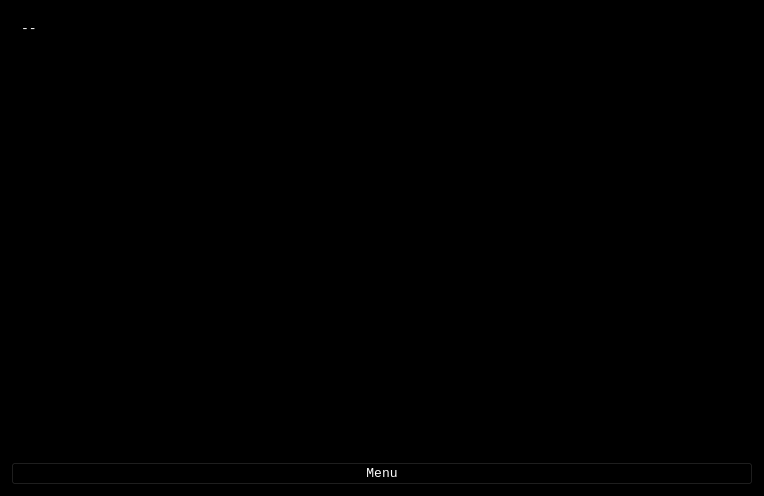
<?xml version="1.0" encoding="UTF-8"?>
<ui version="4.0">
 <class>ViewDebug</class>
 <widget class="QWidget" name="ViewDebug">
  <property name="geometry">
   <rect>
    <x>0</x>
    <y>0</y>
    <width>764</width>
    <height>496</height>
   </rect>
  </property>
  <property name="palette">
   <palette>
    <active>
     <colorrole role="WindowText">
      <brush brushstyle="SolidPattern">
       <color alpha="255">
        <red>255</red>
        <green>255</green>
        <blue>255</blue>
       </color>
      </brush>
     </colorrole>
     <colorrole role="Button">
      <brush brushstyle="SolidPattern">
       <color alpha="255">
        <red>0</red>
        <green>0</green>
        <blue>0</blue>
       </color>
      </brush>
     </colorrole>
     <colorrole role="Light">
      <brush brushstyle="SolidPattern">
       <color alpha="255">
        <red>0</red>
        <green>0</green>
        <blue>0</blue>
       </color>
      </brush>
     </colorrole>
     <colorrole role="Midlight">
      <brush brushstyle="SolidPattern">
       <color alpha="255">
        <red>0</red>
        <green>0</green>
        <blue>0</blue>
       </color>
      </brush>
     </colorrole>
     <colorrole role="Dark">
      <brush brushstyle="SolidPattern">
       <color alpha="255">
        <red>0</red>
        <green>0</green>
        <blue>0</blue>
       </color>
      </brush>
     </colorrole>
     <colorrole role="Mid">
      <brush brushstyle="SolidPattern">
       <color alpha="255">
        <red>0</red>
        <green>0</green>
        <blue>0</blue>
       </color>
      </brush>
     </colorrole>
     <colorrole role="Text">
      <brush brushstyle="SolidPattern">
       <color alpha="255">
        <red>255</red>
        <green>255</green>
        <blue>255</blue>
       </color>
      </brush>
     </colorrole>
     <colorrole role="BrightText">
      <brush brushstyle="SolidPattern">
       <color alpha="255">
        <red>255</red>
        <green>255</green>
        <blue>255</blue>
       </color>
      </brush>
     </colorrole>
     <colorrole role="ButtonText">
      <brush brushstyle="SolidPattern">
       <color alpha="255">
        <red>255</red>
        <green>255</green>
        <blue>255</blue>
       </color>
      </brush>
     </colorrole>
     <colorrole role="Base">
      <brush brushstyle="SolidPattern">
       <color alpha="255">
        <red>0</red>
        <green>0</green>
        <blue>0</blue>
       </color>
      </brush>
     </colorrole>
     <colorrole role="Window">
      <brush brushstyle="SolidPattern">
       <color alpha="255">
        <red>0</red>
        <green>0</green>
        <blue>0</blue>
       </color>
      </brush>
     </colorrole>
     <colorrole role="Shadow">
      <brush brushstyle="SolidPattern">
       <color alpha="255">
        <red>0</red>
        <green>0</green>
        <blue>0</blue>
       </color>
      </brush>
     </colorrole>
     <colorrole role="AlternateBase">
      <brush brushstyle="SolidPattern">
       <color alpha="255">
        <red>0</red>
        <green>0</green>
        <blue>0</blue>
       </color>
      </brush>
     </colorrole>
     <colorrole role="ToolTipBase">
      <brush brushstyle="SolidPattern">
       <color alpha="255">
        <red>255</red>
        <green>255</green>
        <blue>220</blue>
       </color>
      </brush>
     </colorrole>
     <colorrole role="ToolTipText">
      <brush brushstyle="SolidPattern">
       <color alpha="255">
        <red>0</red>
        <green>0</green>
        <blue>0</blue>
       </color>
      </brush>
     </colorrole>
     <colorrole role="PlaceholderText">
      <brush brushstyle="SolidPattern">
       <color alpha="128">
        <red>255</red>
        <green>255</green>
        <blue>255</blue>
       </color>
      </brush>
     </colorrole>
    </active>
    <inactive>
     <colorrole role="WindowText">
      <brush brushstyle="SolidPattern">
       <color alpha="255">
        <red>255</red>
        <green>255</green>
        <blue>255</blue>
       </color>
      </brush>
     </colorrole>
     <colorrole role="Button">
      <brush brushstyle="SolidPattern">
       <color alpha="255">
        <red>0</red>
        <green>0</green>
        <blue>0</blue>
       </color>
      </brush>
     </colorrole>
     <colorrole role="Light">
      <brush brushstyle="SolidPattern">
       <color alpha="255">
        <red>0</red>
        <green>0</green>
        <blue>0</blue>
       </color>
      </brush>
     </colorrole>
     <colorrole role="Midlight">
      <brush brushstyle="SolidPattern">
       <color alpha="255">
        <red>0</red>
        <green>0</green>
        <blue>0</blue>
       </color>
      </brush>
     </colorrole>
     <colorrole role="Dark">
      <brush brushstyle="SolidPattern">
       <color alpha="255">
        <red>0</red>
        <green>0</green>
        <blue>0</blue>
       </color>
      </brush>
     </colorrole>
     <colorrole role="Mid">
      <brush brushstyle="SolidPattern">
       <color alpha="255">
        <red>0</red>
        <green>0</green>
        <blue>0</blue>
       </color>
      </brush>
     </colorrole>
     <colorrole role="Text">
      <brush brushstyle="SolidPattern">
       <color alpha="255">
        <red>255</red>
        <green>255</green>
        <blue>255</blue>
       </color>
      </brush>
     </colorrole>
     <colorrole role="BrightText">
      <brush brushstyle="SolidPattern">
       <color alpha="255">
        <red>255</red>
        <green>255</green>
        <blue>255</blue>
       </color>
      </brush>
     </colorrole>
     <colorrole role="ButtonText">
      <brush brushstyle="SolidPattern">
       <color alpha="255">
        <red>255</red>
        <green>255</green>
        <blue>255</blue>
       </color>
      </brush>
     </colorrole>
     <colorrole role="Base">
      <brush brushstyle="SolidPattern">
       <color alpha="255">
        <red>0</red>
        <green>0</green>
        <blue>0</blue>
       </color>
      </brush>
     </colorrole>
     <colorrole role="Window">
      <brush brushstyle="SolidPattern">
       <color alpha="255">
        <red>0</red>
        <green>0</green>
        <blue>0</blue>
       </color>
      </brush>
     </colorrole>
     <colorrole role="Shadow">
      <brush brushstyle="SolidPattern">
       <color alpha="255">
        <red>0</red>
        <green>0</green>
        <blue>0</blue>
       </color>
      </brush>
     </colorrole>
     <colorrole role="AlternateBase">
      <brush brushstyle="SolidPattern">
       <color alpha="255">
        <red>0</red>
        <green>0</green>
        <blue>0</blue>
       </color>
      </brush>
     </colorrole>
     <colorrole role="ToolTipBase">
      <brush brushstyle="SolidPattern">
       <color alpha="255">
        <red>255</red>
        <green>255</green>
        <blue>220</blue>
       </color>
      </brush>
     </colorrole>
     <colorrole role="ToolTipText">
      <brush brushstyle="SolidPattern">
       <color alpha="255">
        <red>0</red>
        <green>0</green>
        <blue>0</blue>
       </color>
      </brush>
     </colorrole>
     <colorrole role="PlaceholderText">
      <brush brushstyle="SolidPattern">
       <color alpha="128">
        <red>255</red>
        <green>255</green>
        <blue>255</blue>
       </color>
      </brush>
     </colorrole>
    </inactive>
    <disabled>
     <colorrole role="WindowText">
      <brush brushstyle="SolidPattern">
       <color alpha="255">
        <red>0</red>
        <green>0</green>
        <blue>0</blue>
       </color>
      </brush>
     </colorrole>
     <colorrole role="Button">
      <brush brushstyle="SolidPattern">
       <color alpha="255">
        <red>0</red>
        <green>0</green>
        <blue>0</blue>
       </color>
      </brush>
     </colorrole>
     <colorrole role="Light">
      <brush brushstyle="SolidPattern">
       <color alpha="255">
        <red>0</red>
        <green>0</green>
        <blue>0</blue>
       </color>
      </brush>
     </colorrole>
     <colorrole role="Midlight">
      <brush brushstyle="SolidPattern">
       <color alpha="255">
        <red>0</red>
        <green>0</green>
        <blue>0</blue>
       </color>
      </brush>
     </colorrole>
     <colorrole role="Dark">
      <brush brushstyle="SolidPattern">
       <color alpha="255">
        <red>0</red>
        <green>0</green>
        <blue>0</blue>
       </color>
      </brush>
     </colorrole>
     <colorrole role="Mid">
      <brush brushstyle="SolidPattern">
       <color alpha="255">
        <red>0</red>
        <green>0</green>
        <blue>0</blue>
       </color>
      </brush>
     </colorrole>
     <colorrole role="Text">
      <brush brushstyle="SolidPattern">
       <color alpha="255">
        <red>0</red>
        <green>0</green>
        <blue>0</blue>
       </color>
      </brush>
     </colorrole>
     <colorrole role="BrightText">
      <brush brushstyle="SolidPattern">
       <color alpha="255">
        <red>255</red>
        <green>255</green>
        <blue>255</blue>
       </color>
      </brush>
     </colorrole>
     <colorrole role="ButtonText">
      <brush brushstyle="SolidPattern">
       <color alpha="255">
        <red>0</red>
        <green>0</green>
        <blue>0</blue>
       </color>
      </brush>
     </colorrole>
     <colorrole role="Base">
      <brush brushstyle="SolidPattern">
       <color alpha="255">
        <red>0</red>
        <green>0</green>
        <blue>0</blue>
       </color>
      </brush>
     </colorrole>
     <colorrole role="Window">
      <brush brushstyle="SolidPattern">
       <color alpha="255">
        <red>0</red>
        <green>0</green>
        <blue>0</blue>
       </color>
      </brush>
     </colorrole>
     <colorrole role="Shadow">
      <brush brushstyle="SolidPattern">
       <color alpha="255">
        <red>0</red>
        <green>0</green>
        <blue>0</blue>
       </color>
      </brush>
     </colorrole>
     <colorrole role="AlternateBase">
      <brush brushstyle="SolidPattern">
       <color alpha="255">
        <red>0</red>
        <green>0</green>
        <blue>0</blue>
       </color>
      </brush>
     </colorrole>
     <colorrole role="ToolTipBase">
      <brush brushstyle="SolidPattern">
       <color alpha="255">
        <red>255</red>
        <green>255</green>
        <blue>220</blue>
       </color>
      </brush>
     </colorrole>
     <colorrole role="ToolTipText">
      <brush brushstyle="SolidPattern">
       <color alpha="255">
        <red>0</red>
        <green>0</green>
        <blue>0</blue>
       </color>
      </brush>
     </colorrole>
     <colorrole role="PlaceholderText">
      <brush brushstyle="SolidPattern">
       <color alpha="128">
        <red>255</red>
        <green>255</green>
        <blue>255</blue>
       </color>
      </brush>
     </colorrole>
    </disabled>
   </palette>
  </property>
  <property name="font">
   <font>
    <family>Monospace</family>
    <pointsize>10</pointsize>
   </font>
  </property>
  <property name="windowTitle">
   <string>MainWindow</string>
  </property>
  <layout class="QGridLayout" name="gridLayout">
   <item row="1" column="0">
    <widget class="QPushButton" name="buttonMenu">
     <property name="sizePolicy">
      <sizepolicy hsizetype="Preferred" vsizetype="Preferred">
       <horstretch>0</horstretch>
       <verstretch>0</verstretch>
      </sizepolicy>
     </property>
     <property name="text">
      <string>Menu</string>
     </property>
    </widget>
   </item>
   <item row="0" column="0">
    <widget class="QScrollArea" name="scrollArea">
     <property name="widgetResizable">
      <bool>true</bool>
     </property>
     <widget class="QWidget" name="frameCenter">
      <property name="geometry">
       <rect>
        <x>0</x>
        <y>0</y>
        <width>744</width>
        <height>444</height>
       </rect>
      </property>
      <layout class="QGridLayout" name="gridLayout_2">
       <item row="0" column="0">
        <widget class="QLabel" name="labelCanDatabase">
         <property name="text">
          <string>--</string>
         </property>
         <property name="alignment">
          <set>Qt::AlignLeading|Qt::AlignLeft|Qt::AlignTop</set>
         </property>
        </widget>
       </item>
      </layout>
     </widget>
    </widget>
   </item>
  </layout>
 </widget>
 <resources/>
 <connections/>
</ui>
